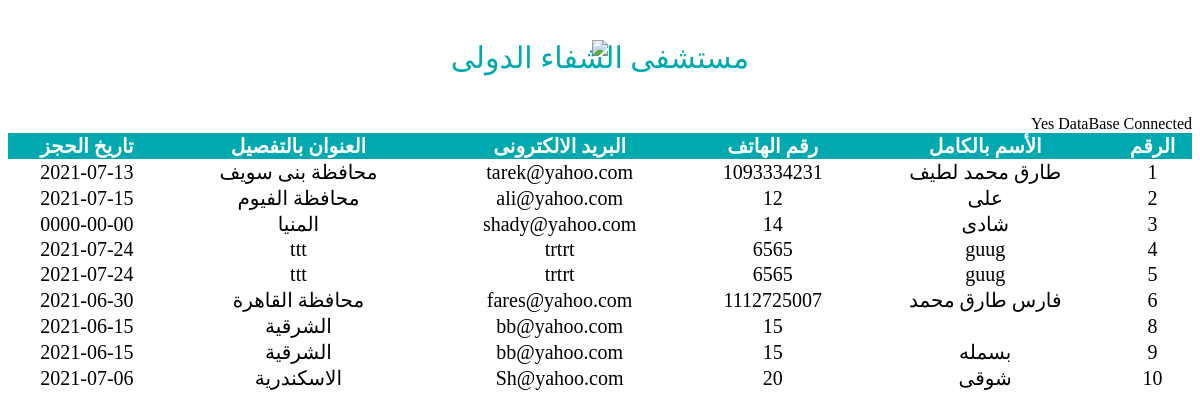
The app's page /admin.php with its own data.
### tables this page shows
CREATE TABLE `patients` (
  `id` int(11) NOT NULL,
  `name` varchar(50) NOT NULL,
  `tel` int(20) NOT NULL,
  `email` varchar(50) NOT NULL,
  `address` text NOT NULL,
  `date` date NOT NULL
);

### admin.php (the view, shortened to what this page needs)
<?php
include "Header.php";
?>
<table>
    <th>الرقم</th>
    <th>الأسم بالكامل</th>
    <th>رقم الهاتف</th>
    <th>البريد الالكترونى</th>
    <th>العنوان بالتفصيل</th>
    <th>تاريخ الحجز</th>
<?php
$host     ="localhost";
$user     ="root";
$password ="";
$dbName   ="hospital";
$conn = mysqli_connect($host,$user,$password,$dbName);
$query ="SELECT * FROM Patients";
$result =mysqli_query($conn,$query);
if ($result) {
    while ($row = mysqli_fetch_assoc($result)) {
        echo "<tr><td>" . $row ['id'] . "</td><td>" . $row ['name'] . "</td><td>" . $row ['tel'] . "</td><td>" . $row ['email'] . "</td><td>" . $row ['address'] . "</td><td>" . $row ['date'] . "</td></tr>";
    }
    echo "</table>";
}
else {
    echo "يوجد خطأ فى عرض البيانات";
}
?>

### Header.php (shortened to what this page needs)
<!doctype html>
<html lang="en">
<head>
    <link rel="stylesheet" href ="css/style.css">
    <link rel="stylesheet" href ="css/JannaLTRegular.css">
</head>
<body>
<div class="main">
    <div class="logo">
        <img src="images/logo.png">
        <h2>مستشفى الشفاء الدولى</h2>
    </div>

### css/style.css (style rules this page uses)
* { font-family:'janna lt'; box-sizing: border-box; direction: rtl; }
.logo { text-align:center; margin:40px 0; }
.logo img { width: 100px; }
.logo h2 { font-size: 30px; font-weight: 500; color:#00a9b0; margin-top: -20px; }
table { width: 100%; text-align: center; border-collapse: collapse; font-size: 20px; }
th { background:#00a9b0 ; color: #fff; }

### records on screen
patients: id "1", name "طارق محمد لطيف", tel "1093334231", email "tarek@yahoo.com", address "محافظة بنى سويف", date "2021-07-13"
patients: id "2", name "على", tel "12", email "ali@yahoo.com", address "محافظة الفيوم", date "2021-07-15"
patients: id "3", name "شادى", tel "14", email "shady@yahoo.com", address "المنيا", date "0000-00-00"
patients: id "4", name "guug", tel "6565", email "trtrt", address "ttt", date "2021-07-24"
patients: id "5", name "guug", tel "6565", email "trtrt", address "ttt", date "2021-07-24"
patients: id "6", name "فارس طارق محمد", tel "1112725007", email "fares@yahoo.com", address "محافظة القاهرة", date "2021-06-30"
patients: id "8", tel "15", email "bb@yahoo.com", address "الشرقية", date "2021-06-15"
patients: id "9", name "بسمله", tel "15", email "bb@yahoo.com", address "الشرقية", date "2021-06-15"
patients: id "10", name "شوقى", tel "20", email "Sh@yahoo.com", address "الاسكندرية", date "2021-07-06"
